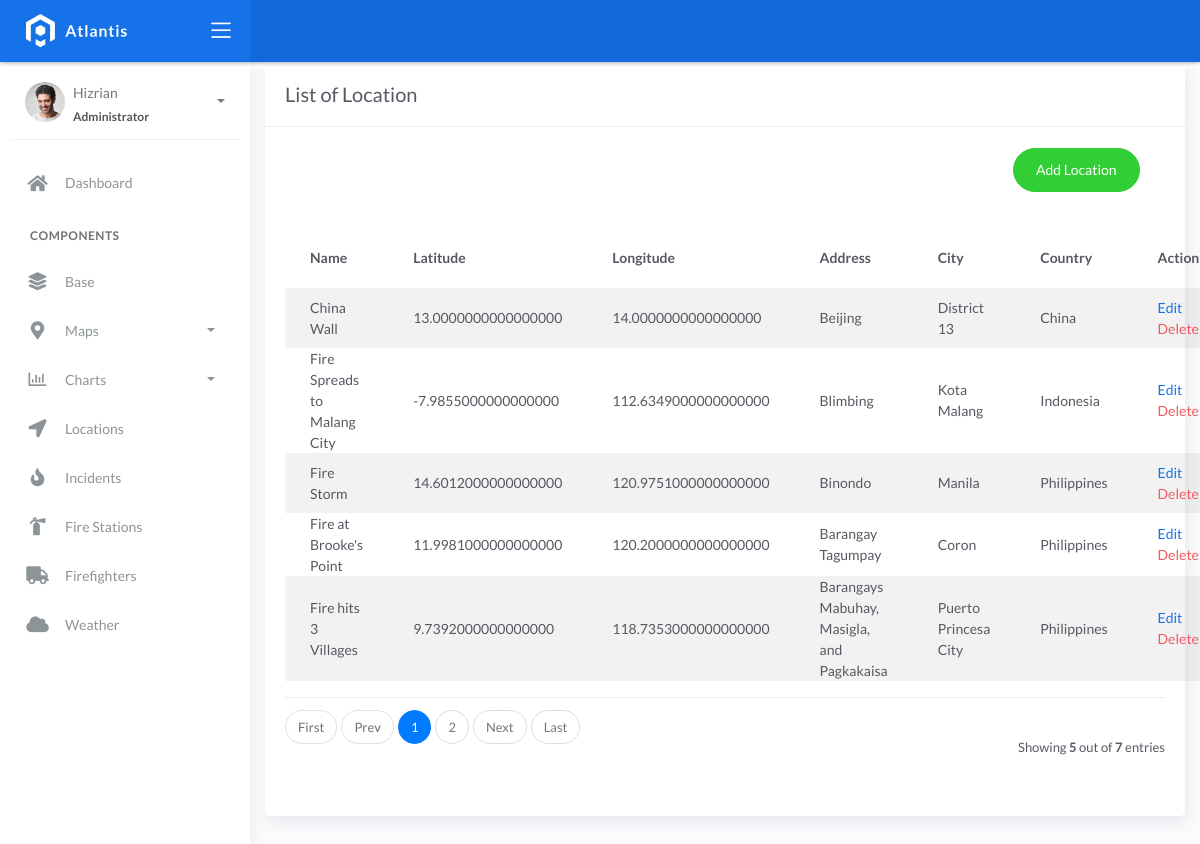
/location_list, run on an earlier commit of the app's database.
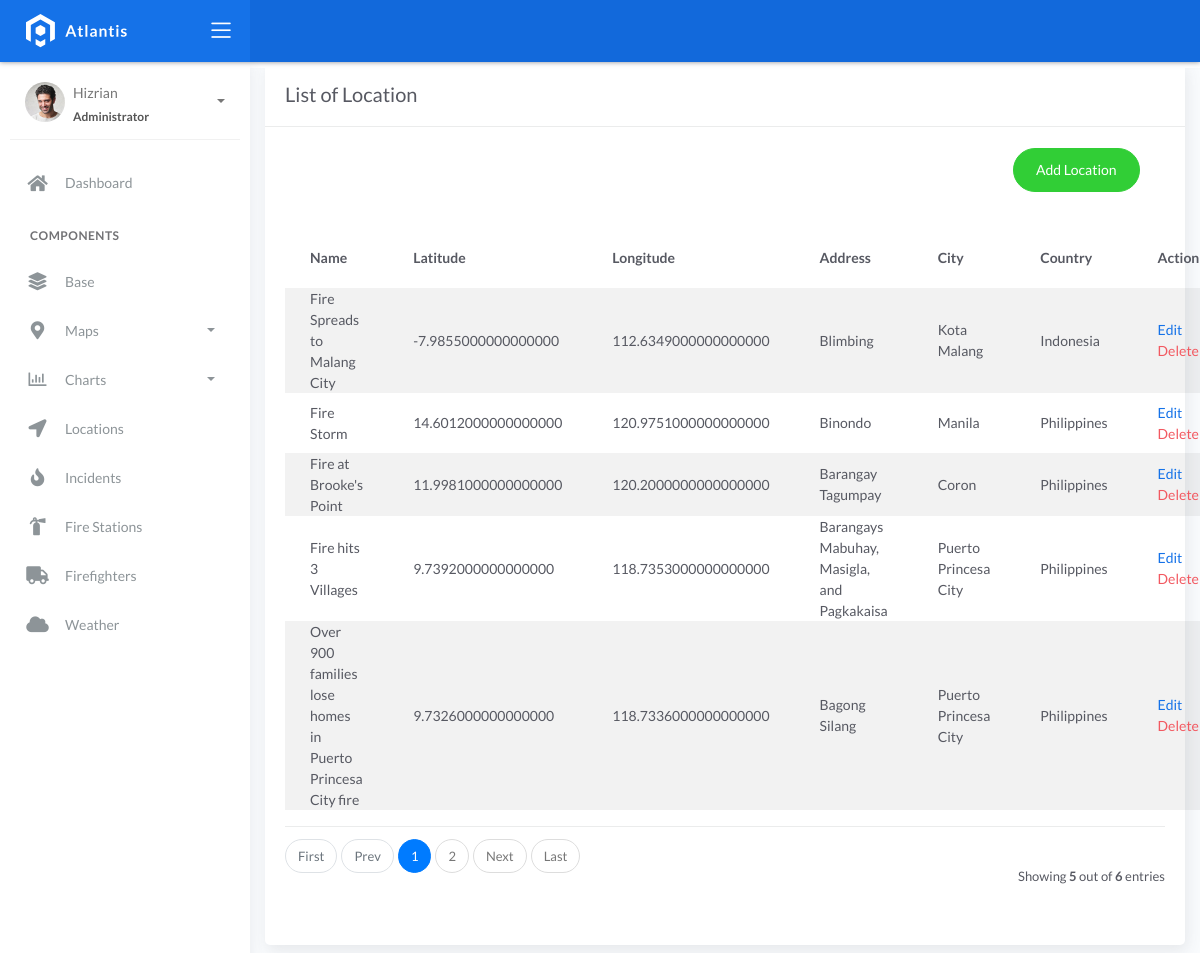
And on a later commit of the database.
### fire/models.py (models this page shows, shortened)
class BaseModel(models.Model):
    created_at = models.DateTimeField(auto_now_add=True, db_index=True)
    updated_at = models.DateTimeField(auto_now=True)
    class Meta:
        abstract = True

class Locations(BaseModel):
    name = models.CharField(max_length=150)
    latitude = models.DecimalField(
        max_digits=22, decimal_places=16, null=True, blank=True)
    longitude = models.DecimalField(
        max_digits=22, decimal_places=16, null=True, blank=True)
    address = models.CharField(max_length=150)
    city = models.CharField(max_length=150)  # can be in separate table
    country = models.CharField(max_length=150)  # can be in separate table

### fire/views.py (the view)
# urls.py: path('location_list', LocationListView.as_view(), name='location-list'),
class LocationListView(ListView):
    model = Locations
    context_object_name = 'location'
    template_name = "location_list.html"
    paginate_by = 5
    ordering = ['name']

### templates/location_list.html (shortened to what this page needs)
{% extends 'base.html' %}" {% load static %} {% block content %}
<div class="content">
    <div class="container-fluid">
        <div class="row">
            <div class="col-md-12">
                <div class="card">
                    <div class="card-header">
                        <div class="card-title">List of Location</div>
                    </div>
                    <br/>
                        <div class="col-md-12 row">
                            <div class="col-md-6">
                            </div>
                            <div class="col-md-6">
                                <div class="pull-right">
                                    <a href="{% url 'location-add' %}" class="btn btn-success btn-rounded">Add Location</a>
                                </div>
                            </div>
                        </div>
                    <div class="card-body">
                        <table class="table table-striped mt-3">
                            <thead>
                                <tr>
                                    <th scope="col">Name</th>
                                    <th scope="col">Latitude</th>
                                    <th scope="col">Longitude</th>
                                    <th scope="col">Address</th>
                                    <th scope="col">City</th>
                                    <th scope="col">Country</th>
                                    <th scope="col">Action</th>
                                </tr>
                            </thead>
                            <tbody>
                                {% for object in object_list %}
                                <tr>
                                    <td>{{ object.name }}</td>
                                    <td>{{ object.latitude }}</td>
                                    <td>{{ object.longitude }}</td>
                                    <td>{{ object.address }}</td>
                                    <td>{{ object.city }}</td>
                                    <td>{{ object.country }}</td>
                                    <td>
                                        <a href="location_list/{{ object.id }}">Edit</a></br>
                                        <a href="location_list/{{ object.id }}/delete" class="text-danger">Delete</a>
                                    </td>
                                </tr>
                                {% empty %}
                                <tr>
                                    <td colspan="4" style="text-align: center">
                                        <p class="text-sm font-weight-bold mb-0">No records Found</p>
                                    </td>
                                </tr>
                                {% endfor %}
                            </tbody>
                        </table>
                        {% include 'includes/pagination.html' %}
                    </div>
                </div>
            </div>
        </div>
    </div>
</div>
{% endblock %}

### templates/base.html (shortened to what this page needs)
{% load static %}
<!DOCTYPE html>
<html lang="en">
  <head>
    <link href="https://cdnjs.cloudflare.com/ajax/libs/toastr.js/latest/css/toastr.min.css" rel="stylesheet"/>
    <link rel="stylesheet" href="{% static 'css/bootstrap.min.css' %}" />
    <link rel="stylesheet" href="{% static 'css/atlantis.min.css' %}" />
    <link rel="stylesheet" href="{% static 'css/demo.css' %}" />
  </head>
  <body>
    <div class="wrapper">
      <div class="main-header">
        <div class="logo-header" data-background-color="blue">
          <a href="index.html" class="logo">
            <img src="{% static 'img/logo.svg' %}" alt="navbar brand" class="navbar-brand" />
          </a>
          <div class="nav-toggle">
            <button class="btn btn-toggle toggle-sidebar">
              <i class="icon-menu"></i>
            </button>
          </div>
        </div>
        <nav class="navbar navbar-header navbar-expand-lg" data-background-color="blue2">
        </nav>
      </div>
      <div class="sidebar sidebar-style-2">
        <div class="sidebar-wrapper scrollbar scrollbar-inner">
          <div class="sidebar-content">
            <div class="user">
              <div class="avatar-sm float-left mr-2">
                <img src="{% static 'img/profile.jpg' %}" alt="..." class="avatar-img rounded-circle" />
              </div>
              <div class="info">
                <a data-toggle="collapse" href="#collapseExample" aria-expanded="true">
                  <span>
                    Hizrian
                    <span class="user-level">Administrator</span>
                    <span class="caret"></span>
                  </span>
                </a>
              </div>
            </div>
            <ul class="nav nav-primary">
              <li class="nav-item ">
                <a href="{% url 'dashboard' %}"a>
                  <i class="fas fa-home"></i>
                  <p>Dashboard</p>
                </a>
              </li>
              <li class="nav-section">
                <h4 class="text-section">Components</h4>
              </li>
              <li class="nav-item">
              <a href="#">
                <i class="fas fa-layer-group"></i>
                <p>Base</p>
              </a>
            </li>
              <li class="nav-item">
                <a data-toggle="collapse" href="#maps">
                  <i class="fas fa-map-marker-alt"></i>
                  <p>Maps</p>
                  <span class="caret"></span>
                </a>
              </li>
              <li class="nav-item">
                <a data-toggle="collapse" href="#charts">
                  <i class="far fa-chart-bar"></i>
                  <p>Charts</p>
                  <span class="caret"></span>
                </a>
              </li>
              <li class="nav-item">
              <a href="{% url 'location-list' %}">
                <i class="fas fa-solid fa-location-arrow"></i>
                <p>Locations</p>
              </a>
            </li>
            <li class="nav-item">
              <a href="{% url 'incident-list' %}">
               <i class="fas fa-solid fa-fire"></i>
                <p>Incidents</p>
              </a>
            </li>
            <li class="nav-item">
              <a href="{% url 'fire-station-list' %}">
                <i class="fas fa-solid fa-fire-extinguisher"></i>
                <p>Fire Stations</p>
              </a>
            </li>
            <li class="nav-item">
              <a href="{% url 'firefighter-list' %}">
                <i class="fas fa-solid fa-truck"></i>
                <p>Firefighters</p>
              </a>
            </li>
            <li class="nav-item">
              <a href="{% url 'weather-list' %}">
                <i class="fas fa-solid fa-cloud"></i>
                <p>Weather</p>
              </a>
            </li>
            </ul>
          </div>
        </div>
      </div>
      <div class="main-panel">
        <div class="content">
          {% block content %}
          {% endblock %}
          </div>
        </div>
        <footer class="footer">
          <div class="container-fluid">
            <nav class="pull-left">
              <ul class="nav">
                <li class="nav-item">
                  <a class="nav-link" href="https://www.themekita.com"> ThemeKita </a>
                </li>
                <li class="nav-item">
                  <a class="nav-link" href="#"> Help </a>
                </li>
                <li class="nav-item">
                  <a class="nav-link" href="#"> Licenses </a>
                </li>
              </ul>
            </nav>
            <div class="copyright ml-auto">2018, made with  by <a href="https://www.themekita.com">ThemeKita</a></div>
          </div>
        </footer>
      </div>
  </body>
</html>

### templates/includes/pagination.html (shortened to what this page needs)
{% if is_paginated %}
<div class="card-footer px-0 border-0 d-flex flex-column flex-lg-row align-items-center justify-content-between mt-3">
  <nav aria-label="Topics pagination" class="mb-4">
    <ul class="pagination">
      {% if page_obj.number > 1 %}
      <li class="page-item">
        <a class="page-link" href="?page=1">First</a>
      </li>
      {% else %}
      <li class="page-item disabled">
        <span class="page-link">First</span>
      </li>
      {% endif %} {% if page_obj.has_previous %}
      <li class="page-item">
        <a class="page-link" href="?page={{ page_obj.previous_page_number }}">Prev</a>
      </li>
      {% else %}
      <li class="page-item disabled">
        <span class="page-link">Prev</span>
      </li>
      {% endif %} {% for page_num in paginator.page_range %} {% if page_obj.number == page_num %}
      <li class="page-item active">
        <span class="page-link">
          {{ page_num }}
        </span>
      </li>
      {% elif page_num > page_obj.number|add:'-3' and page_num < page_obj.number|add:'3' %}
      <li class="page-item">
        <a class="page-link" href="?page={{ page_num }}">{{ page_num }}</a>
      </li>
      {% endif %} {% endfor %} {% if page_obj.has_next %}
      <li class="page-item">
        <a class="page-link" href="?page={{ page_obj.next_page_number }}">Next</a>
      </li>
      {% else %}
      <li class="page-item disabled">
        <span class="page-link">Next</span>
      </li>
      {% endif %} {% if page_obj.number != paginator.num_pages %}
      <li class="page-item">
        <a class="page-link" href="?page={{ paginator.num_pages }}">Last</a>
      </li>
      {% else %}
      <li class="page-item disabled">
        <span class="page-link">Last</span>
      </li>
      {% endif %}
    </ul>
  </nav>
  <div class="fw-normal small mt-4 mt-lg-0">Showing <b>{{object_list.count}}</b> out of <b>{{paginator.count}}</b> entries</div>
</div>
{% endif %}

What changed in the data, as far as the page shows it:
removed Locations: name "China Wall", latitude "13.0000000000000000", longitude "14.0000000000000000", address "Beijing", city "District 13", country "China"
now on this page (row unchanged): Locations: name "Over 900 families lose homes in Puerto Princesa City fire", latitude "9.7326000000000000", longitude "118.7336000000000000", address "Bagong Silang", city "Puerto Princesa City", country "Philippines"
Also different on the page:
{{ paginator.count }}: "7" → "6"
